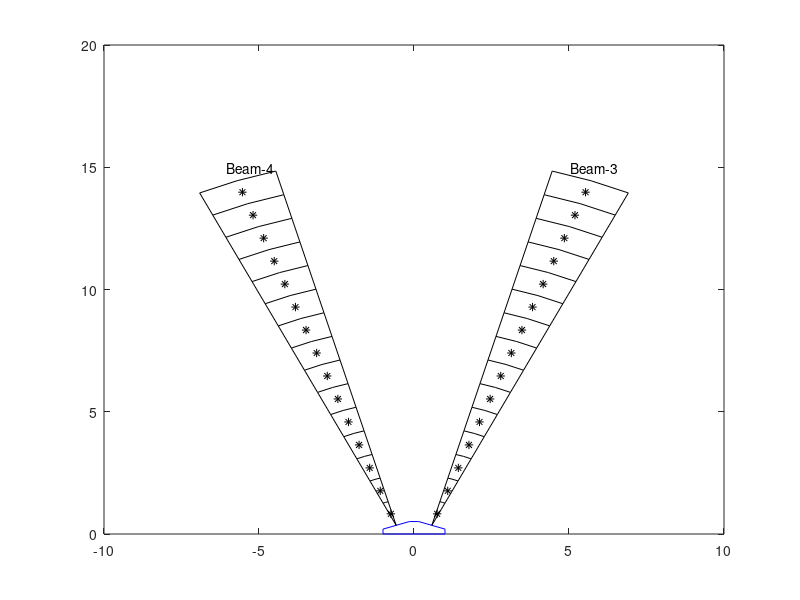

Here is the MATLAB script that generated this plot: (Note: this script raises an error after producing the figure.)
% script to plot ADCP beam patterns and bin mapping
clf;
dr=1.0; % bin size
bw=5.0; % half beam width
ba=20; % beam angle
ta=-15; % tilt angle
nb=15;
facex=[0 -1 -1 -0.15 0.15 1 1 0];
facey=[0 0 .2 0.2+tan(ba*pi/180)*0.85 0.2+tan(ba*pi/180)*0.85 0.2 0 0];
cfx=[-1+0.85/2 1-0.85/2];
cfy=0.2+tan(ba*pi/180)*(0.85/2)*[1 1];
rangebins=dr*[0:nb];
rbc=rangebins(1:end-1)+dr/2;
l=length(rangebins);
s=[sin((ba-bw)*pi/180) sin(ba*pi/180) sin((ba+bw)*pi/180)];
c=[cos((ba-bw)*pi/180) cos(ba*pi/180) cos((ba+bw)*pi/180)];
beam1x=cfx(1)-[rangebins*s(1);rangebins*s(2);rangebins*s(3)];
beam1y=cfy(1)+[rangebins*c(1);rangebins*c(2);rangebins*c(3)];
beam1cx=cfx(1)-rbc*s(2);
beam1cy=cfy(1)+rbc*c(2);
beam2x=cfx(2)+[rangebins.*s(1);rangebins.*s(2);rangebins.*s(3)];
beam2y=cfy(2)+[rangebins.*c(1);rangebins.*c(2);rangebins.*c(3)];
beam2cx=cfx(2)+rbc*s(2);
beam2cy=cfy(2)+rbc*c(2);
plot(facex,facey,'b');hold on
plot(beam1x,beam1y,'k',beam2x,beam2y,'k');
plot(beam1x([1 3],:)',beam1y([1 3],:)','k',beam2x([1 3],:)',beam2y([1 3],:)','k');
plot(beam1cx,beam1cy,'*k',beam2cx,beam2cy,'*k');
text(beam1cx(end)-0.5,beam1cy(end)+1,'Beam-4');
text(beam2cx(end)-0.5,beam2cy(end)+1,'Beam-3');
[fx,fy]=vrotate(facex,facey,ta);
os=10;
plot(fx+os,fy,'b');hold on
[b1x,b1y]=vrotate(beam1x,beam1y,ta);
[b2x,b2y]=vrotate(beam2x,beam2y,ta);
[b1cx,b1cy]=vrotate(beam1cx,beam1cy,ta);
[b2cx,b2cy]=vrotate(beam2cx,beam2cy,ta);
plot(b1x+os,b1y,'k',b2x+os,b2y,'k');
plot(b1x([1 3],:)'+os,b1y([1 3],:)','k',b2x([1 3],:)'+os,b2y([1 3],:)','k');
plot(b1cx+os,b1cy,'-+k',b2cx+os,b2cy,'-+k');
for i=1:length(b2cx),
    text(b1cx(i)+os-0.5,b1cy(i),num2str(i));
    text(b2cx(i)+os+0.2,b2cy(i),num2str(i));
end
text(b1cx(end)+os-0.5,b1cy(end)+1,'Beam-4');
text(b2cx(end)+os-0.5,b2cy(end)+1,'Beam-3');
set(gca,'Visible','off');axis equal
XLim=get(gca,'XLim');
%
hx=zeros(1,length(rbc));
hy=rbc*cos(ba*pi/180)+cfy(1);
plot(hx,hy,'r',hx+os,hy,'r');
for i=1:length(hx),
    plot([XLim(1) XLim(2)],[hy(i) hy(i)],'r');
    text(hx(i)+0.2,hy(i),num2str(i));
    text(hx(i)+os+0.2,hy(i),num2str(i));
end
text(hx(end)-0.5,hy(end)+1,'Zero Tilt');
text(hx(end)+os,hy(end)+1,'Tilted (Pitch/Beam 3 Down)');
%wysiwyg
% fini